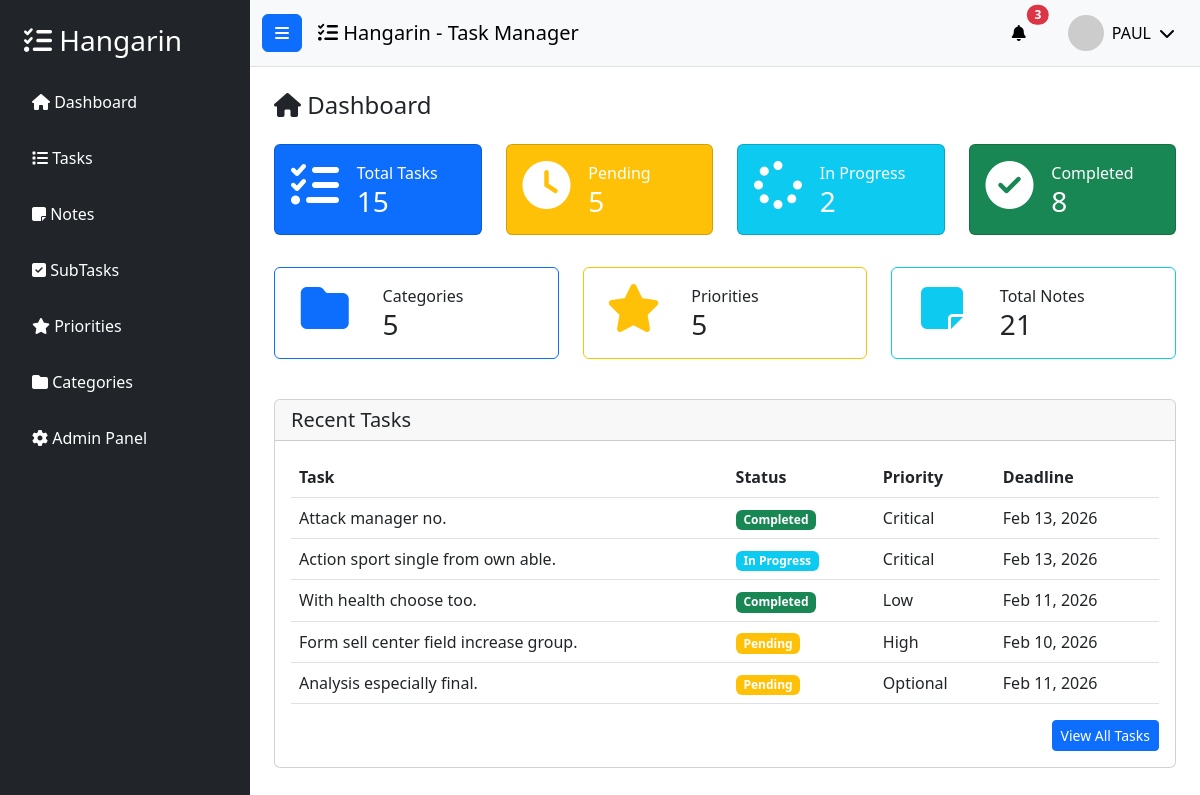
The app's page / (signed in), older data.
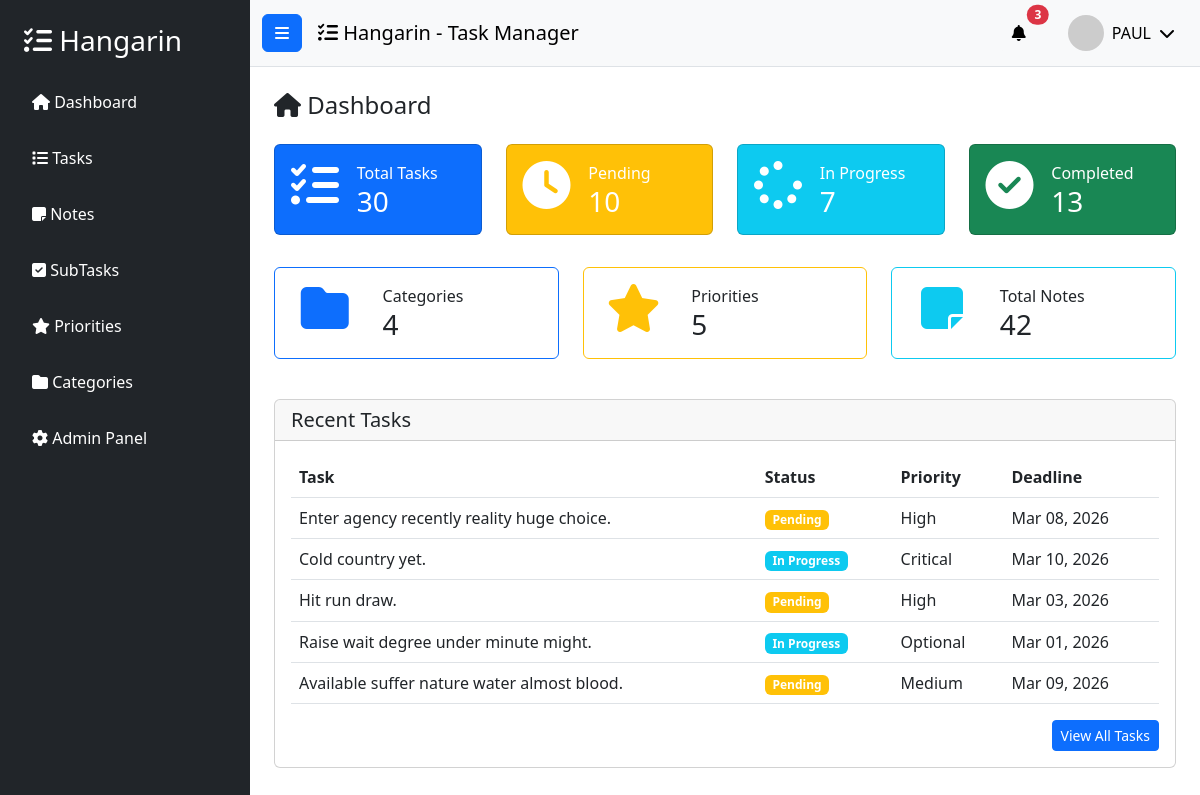
The same page, newer data.
### tasks/models.py (models this page shows, shortened)
class BaseModel(models.Model):
    created_at = models.DateTimeField(auto_now_add=True)
    updated_at = models.DateTimeField(auto_now=True)
    class Meta:
        abstract = True

class Task(BaseModel):
    title = models.CharField(max_length=255)
    description = models.CharField(max_length=500)
    deadline = models.DateTimeField()
    status = models.CharField(
        max_length=50,
        choices=STATUS_CHOICES,
        default="Pending",
    )
    category = models.ForeignKey(
        Category,
        on_delete=models.SET_NULL,
        null=True,
        blank=True,
        related_name="tasks",
    )
    priority = models.ForeignKey(
        Priority,
        on_delete=models.SET_NULL,
        null=True,
        blank=True,
        related_name="tasks",
    )
    class Meta:
        verbose_name = "Task"
        verbose_name_plural = "Tasks"

class Priority(BaseModel):
    name = models.CharField(max_length=100)
    class Meta:
        verbose_name = "Priority"
        verbose_name_plural = "Priorities"
    def __str__(self):
        return self.name

### tasks/views.py (the view)
# urls.py: path('', views.HomePageView.as_view(), name='home'),
class HomePageView(LoginRequiredMixin, ListView):
    model = Task
    context_object_name = 'tasks'
    template_name = "home.html"
    login_url = '/accounts/login/'
    def get_context_data(self, **kwargs):
        context = super().get_context_data(**kwargs)
        context['total_tasks'] = Task.objects.count()
        context['pending_count'] = Task.objects.filter(status='Pending').count()
        context['inprogress_count'] = Task.objects.filter(status='In Progress').count()
        context['completed_count'] = Task.objects.filter(status='Completed').count()
        context['total_categories'] = Category.objects.count()
        context['total_priorities'] = Priority.objects.count()
        context['total_notes'] = Note.objects.count()
        context['recent_tasks'] = Task.objects.all().order_by('-created_at')[:5]
        return context

### templates/home.html (shortened to what the changed rows need)
{% extends 'base.html' %}
{% load static %}
{% block content %}
<div class="row">
    <div class="col-md-3">
        <div class="card text-white bg-primary mb-3">
            <div class="card-body">
                <div class="row">
                    <div class="col-8 d-flex align-items-center">
                        <div>
                            <p class="card-text mb-0">Total Tasks</p>
                            <h3 class="mb-0">{{ total_tasks }}</h3>
                        </div>
                    </div>
                </div>
            </div>
        </div>
    </div>
    <div class="col-md-3">
        <div class="card text-white bg-warning mb-3">
            <div class="card-body">
                <div class="row">
                    <div class="col-8 d-flex align-items-center">
                        <div>
                            <p class="card-text mb-0">Pending</p>
                            <h3 class="mb-0">{{ pending_count }}</h3>
                        </div>
                    </div>
                </div>
            </div>
        </div>
    </div>
    <div class="col-md-3">
        <div class="card text-white bg-info mb-3">
            <div class="card-body">
                <div class="row">
                    <div class="col-8 d-flex align-items-center">
                        <div>
                            <p class="card-text mb-0">In Progress</p>
                            <h3 class="mb-0">{{ inprogress_count }}</h3>
                        </div>
                    </div>
                </div>
            </div>
        </div>
    </div>
    <div class="col-md-3">
        <div class="card text-white bg-success mb-3">
            <div class="card-body">
                <div class="row">
                    <div class="col-8 d-flex align-items-center">
                        <div>
                            <p class="card-text mb-0">Completed</p>
                            <h3 class="mb-0">{{ completed_count }}</h3>
                        </div>
                    </div>
                </div>
            </div>
        </div>
    </div>
</div>
<div class="row mt-3">
    <div class="col-md-4">
        <div class="card border-primary mb-3">
            <div class="card-body">
                <div class="row">
                    <div class="col-8 d-flex align-items-center">
                        <div>
                            <p class="card-text mb-0">Categories</p>
                            <h3 class="mb-0">{{ total_categories }}</h3>
                        </div>
                    </div>
                </div>
            </div>
        </div>
    </div>
    <div class="col-md-4">
        <div class="card border-info mb-3">
            <div class="card-body">
                <div class="row">
                    <div class="col-8 d-flex align-items-center">
                        <div>
                            <p class="card-text mb-0">Total Notes</p>
                            <h3 class="mb-0">{{ total_notes }}</h3>
                        </div>
                    </div>
                </div>
            </div>
        </div>
    </div>
</div>
<div class="row mt-4">
    <div class="col-12">
        <div class="card">
            <div class="card-body">
                <table class="table table-hover">
                    <thead>
                        <tr>
                            <th>Task</th>
                            <th>Status</th>
                            <th>Priority</th>
                            <th>Deadline</th>
                        </tr>
                    </thead>
                    <tbody>
                        {% for task in recent_tasks %}
                        <tr>
                            <td>{{ task.title }}</td>
                            <td>
                                {% if task.status == 'Completed' %}
                                    <span class="badge bg-success">{{ task.status }}</span>
                                {% elif task.status == 'In Progress' %}
                                    <span class="badge bg-info">{{ task.status }}</span>
                                {% else %}
                                    <span class="badge bg-warning">{{ task.status }}</span>
                                {% endif %}
                            </td>
                            <td>{{ task.priority }}</td>
                            <td>{{ task.deadline|date:"M d, Y" }}</td>
                        </tr>
                        {% empty %}
                        <tr>
                            <td colspan="4" class="text-center">No tasks yet</td>
                        </tr>
                        {% endfor %}
                    </tbody>
                </table>
            </div>
        </div>
    </div>
</div>
{% endblock %}

Row changes from the older to the newer data that the page shows:
no longer on this page (row unchanged): Task: title "Attack manager no.", status "Completed", priority "Critical", deadline "Feb 13, 2026"
no longer on this page (row unchanged): Task: title "Action sport single from own able.", status "In Progress", priority "Critical", deadline "Feb 13, 2026"
no longer on this page (row unchanged): Task: title "With health choose too.", status "Completed", priority "Low", deadline "Feb 11, 2026"
no longer on this page (row unchanged): Task: title "Form sell center field increase group.", status "Pending", priority "High", deadline "Feb 10, 2026"
no longer on this page (row edited): Task: title "Analysis especially final.", status "Pending", priority "Optional", deadline "Feb 11, 2026"
added Task: title "Enter agency recently reality huge choice.", status "Pending", priority "High", deadline "Mar 08, 2026"
added Task: title "Cold country yet.", status "In Progress", priority "Critical", deadline "Mar 10, 2026"
added Task: title "Hit run draw.", status "Pending", priority "High", deadline "Mar 03, 2026"
added Task: title "Raise wait degree under minute might.", status "In Progress", priority "Optional", deadline "Mar 01, 2026"
added Task: title "Available suffer nature water almost blood.", status "Pending", priority "Medium", deadline "Mar 09, 2026"
Text that changed along with them:
{{ total_tasks }}: "15" → "30"
{{ pending_count }}: "5" → "10"
{{ inprogress_count }}: "2" → "7"
{{ completed_count }}: "8" → "13"
{{ total_categories }}: "5" → "4"
{{ total_notes }}: "21" → "42"
